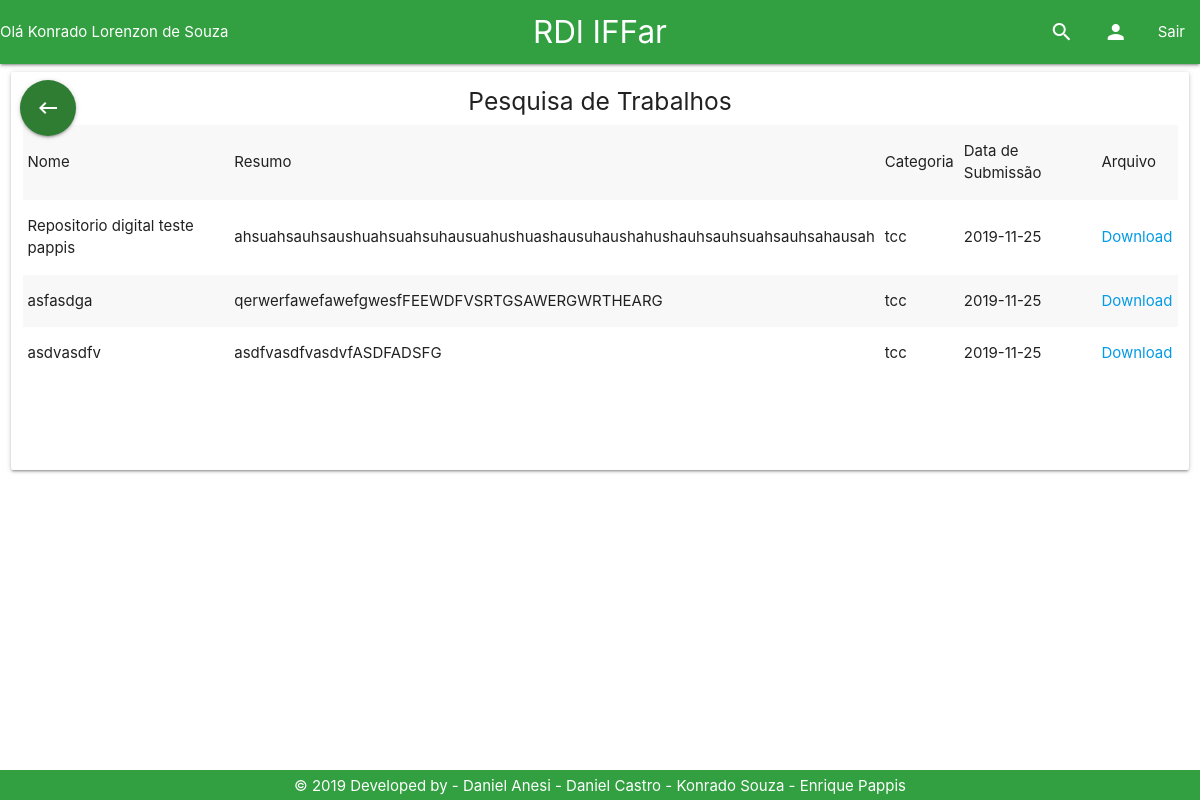
The app's page /Tela/listagemTrabalho.php (signed in), older data.
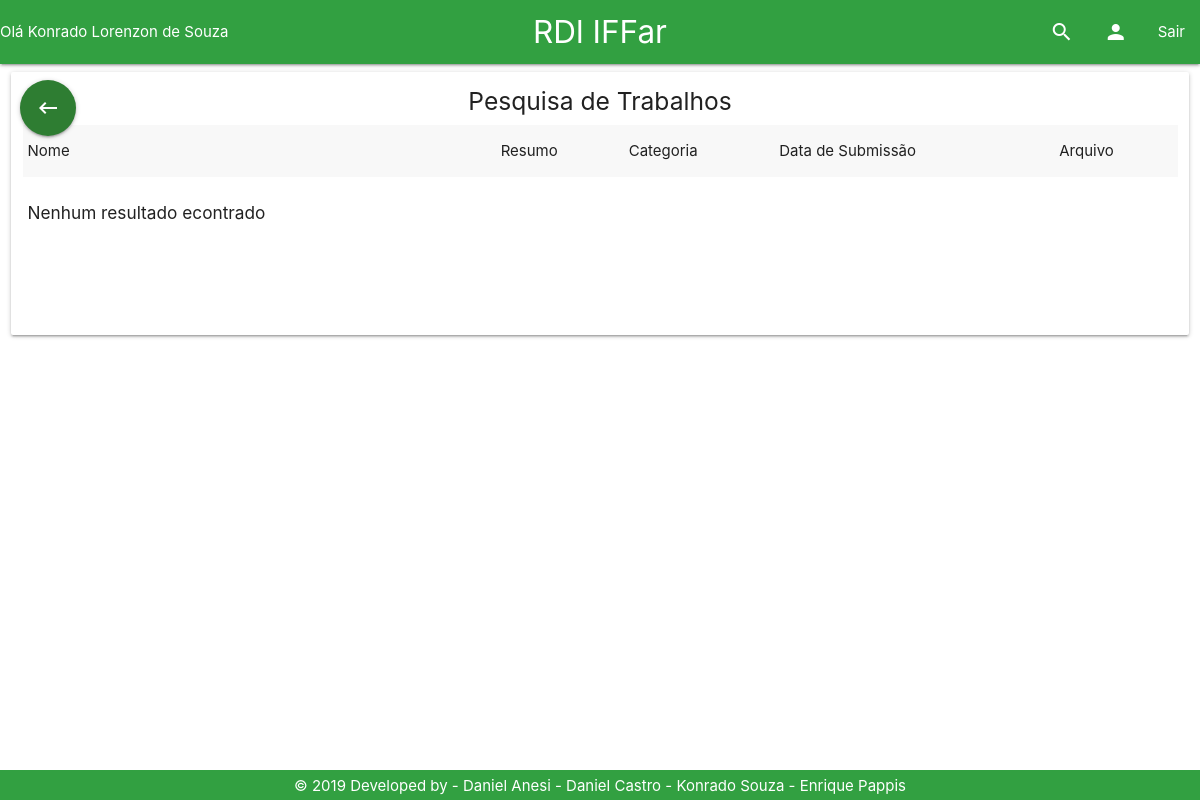
The same page, newer data.
### tables this page shows
CREATE TABLE `trabalho` (
  `id_trabalho` int(11) NOT NULL,
  `id_usuario` int(11) NOT NULL,
  `nome` varchar(200) NOT NULL,
  `resumo` varchar(4500) NOT NULL,
  `categoria` varchar(20) NOT NULL,
  `autores` varchar(200) NOT NULL,
  `orientadores` varchar(200) DEFAULT NULL,
  `coorientadores` varchar(200) DEFAULT NULL,
  `palavras_chave` varchar(100) NOT NULL,
  `data_submissao` varchar(40) DEFAULT NULL,
  `caminho` varchar(80) NOT NULL,
  `id_turma` int(11) NOT NULL,
  `numero_acessos` int(11) DEFAULT NULL,
  `numero_downloads` int(11) DEFAULT NULL,
  `publicado` int(1) NOT NULL DEFAULT 0
);

### Controle/trabalhoPDO.php (called while the page is built, shortened)
<?php
if (realpath('./index.php')) {
    include_once './Controle/conexao.php';
    include_once './Controle/usuarioPDO.php';
    include_once './Modelo/Trabalho.php';
    include_once './Modelo/Usuario.php';
    include_once './Modelo/Email.php';
} else {
    if (realpath('../index.php')) {
        include_once '../Modelo/Trabalho.php';
    }
}
class TrabalhoPDO
{
    public function selectTrabalho()
    {
        $con = new conexao();
        $pdo = $con->getConexao();
        $stmt = $pdo->prepare('select * from trabalho ORDER BY id_trabalho desc;');
        $stmt->execute();
        if ($stmt->rowCount() > 0) {
            return $stmt;
        } else {
            return false;
        }
    }
}

### Modelo/Trabalho.php (called while the page is built, shortened)
<?php
class trabalho{
private $nome;
private $resumo;
private $categoria;
private $data_submissao;
private $caminho;
public function __construct() {
    if (func_num_args() != 0) {
        $atributos = func_get_args()[0];
        }
    }
     public function getNome(){
         return $this->nome;
     }
     public function getResumo(){
         return $this->resumo;
     }
     public function getCategoria(){
         return $this->categoria;
     }
     public function getData_submissao(){
         return $this->data_submissao;
     }
     public function getCaminho(){
         return $this->caminho;
     }
}

### Tela/listagemTrabalho.php (the view, shortened to what this page needs)
<!DOCTYPE html>
<?php
include_once '../Base/header.php';
?>
<html>
    <head>
    </head>
    <body>
    <main>
        <div class="row">
            <div class="row">
            <div class="col s3 m3 l12">
                <div class="col l12 card">
                    <h5 class="center">Pesquisa de Trabalhos</h5>
                    <div id="tabela" class="loader">
                        <table class="striped">
                            <tr>
                                <td>Nome</td>
                                <td>Resumo</td>
                                <td>Categoria</td>
                                <td>Data de Submissão</td>
                                <td>Arquivo</td>
                            </tr>
                            <?php
                            include_once '../Controle/trabalhoPDO.php';
                            include_once '../Modelo/trabalho.php';
                            $trabalhoListar = new trabalhoPDO();
                            if (isset($_POST['pesquisar'])) {
                                $pesquisa = $_POST['pesquisar'];
                                $metodo = $_POST['select'];
                                $sql = $trabalhoListar->$metodo($pesquisa);
                            } else {
                                $sql = $trabalhoListar->selectTrabalho();
                            }
                            if ($sql != false) {
                                while ($resultado = $sql->fetch()) {
                                    $tr = new trabalho($resultado);
                                    echo "<tr>";
                                    echo "<td>" . $tr->getNome() . "</td>";
                                    echo "<td>" . $tr->getResumo() . "</td>";
                                    echo "<td>" . $tr->getCategoria() . "</td>";
                                    echo "<td>" . $tr->getData_submissao() . "</td>";
                                    echo "<td><a href='../Controle/" . $tr->getCaminho() . "'>Download</a></td>";
                                           ?><?php
                                    echo "</tr>";
                                }
                            } else {
                                echo "<tr><td><h6>Nenhum resultado econtrado</h6></td></tr>";
                            }
                            ?>
                        </table>
                    </div>
                    <br/><br/><br/><br/>
                </div>
            </div>
        </div>
        </div>
    </main>
        <?php
        include_once '../Base/footer.php';
        ?>
    </body>
</html>

Row changes from the older to the newer data that the page shows:
removed trabalho: nome "Repositorio digital teste pappis", resumo "ahsuahsauhsaushuahsuahsuhausuahushuashausuhaushahushauhsauhsuahsauhsahausah", categoria "tcc", data_submissao "2019-11-25"
removed trabalho: nome "asfasdga", resumo "qerwerfawefawefgwesfFEEWDFVSRTGSAWERGWRTHEARG", categoria "tcc", data_submissao "2019-11-25"
removed trabalho: nome "asdvasdfv", resumo "asdfvasdfvasdvfASDFADSFG", categoria "tcc", data_submissao "2019-11-25"
Text that changed along with them:
text now shown: "Nenhum resultado econtrado"
